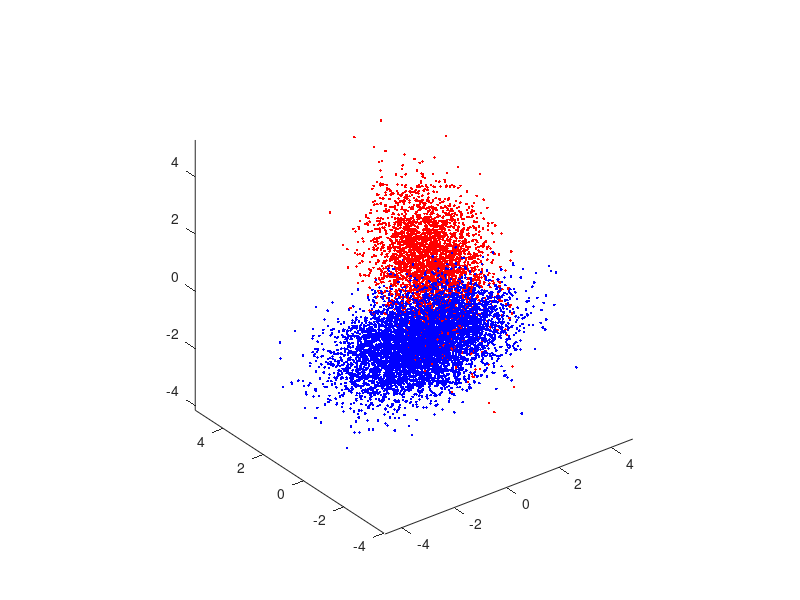

MATLAB code for this plot:
%% EECE5644 - Assignment 1 - Data Generation Script

clear all, close all,

N = 10000;
p0 = 0.65;
p1 = 0.35;
labels = rand(1,N)>=p0; 
N0 = length(find(labels==0)); 
N1 = length(find(labels==1));

mu(:,1) = [-1/2; -1/2; -1/2]; 
Sigma(:,:,1) = [1,-0.5,0.3; -0.5,1,-0.5; 0.3,-0.5,1];
r0 = mvnrnd(mu(:,1), Sigma(:,:,1), N0);
figure(1),plot3(r0(:,1),r0(:,2),r0(:,3),'.b');axis equal,hold on,

mu(:,2) = [1; 1; 1];
Sigma(:,:,2) = [1,0.3,-0.2; 0.3,1,0.3; -0.2,0.3,1];
r1 = mvnrnd(mu(:,2), Sigma(:,:,2), N1);
figure(1),plot3(r1(:,1),r1(:,2),r1(:,3),'.r');axis equal,hold on,

% Combinig into a single matrix
x = zeros(3, N);
x(:,labels == 0) = r0';
x(:,labels == 1) = r1';

% Saving data 
save('data.mat', 'x', 'labels', 'p0', 'N0', 'N1', 'mu', 'Sigma', 'r0', 'r1');
